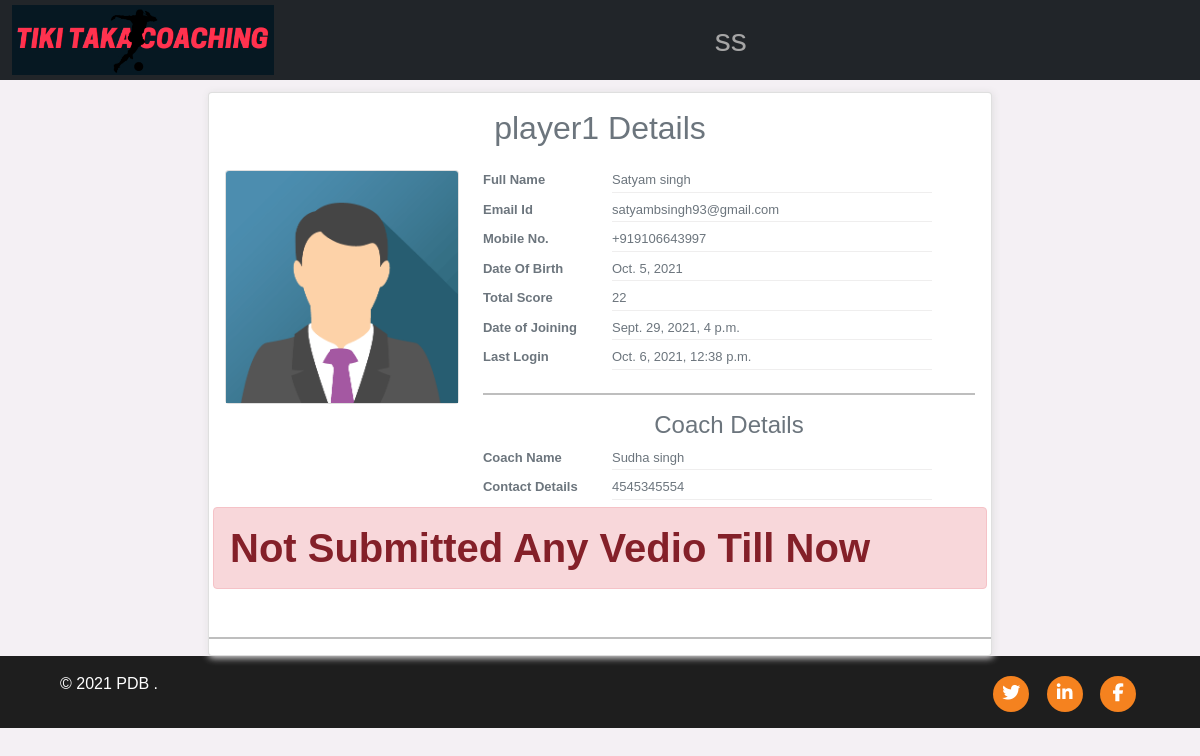
The page /player/viewprofile/16 (signed in) on the database its author committed.
### Players/models.py (models this page shows, shortened)
class User(AbstractUser):
    UserType = models.CharField(max_length=50)
    USERNAME_FIELD = 'username'
    REQUIRED_FIELDS = []
    def __str__(self):
        return f"{self.username}"

class PlayerData(models.Model):
    PlayerId = models.OneToOneField(User,on_delete=models.CASCADE,primary_key=True)
    PlayerCellNumber=models.CharField(max_length=15,blank=True)
    PlayerDob = models.DateField(null=True,blank=True)
    CoachName = models.ForeignKey('Coach.CoachData',on_delete=models.CASCADE,null=True)
    score = models.IntegerField(default=0)

### Coach/models.py (models this page shows, shortened)
class CoachData(models.Model):
    CoachId = models.OneToOneField(User,on_delete=models.CASCADE,primary_key=True)
    CoachDetails = models.CharField(max_length=200)
    CoachNumber = models.CharField(max_length=15,unique=True)

### Players/views.py (the view)
# urls.py: path('player/viewprofile/<int:pk>',ViewPlayerProfile,name='playerprofile'),
def ViewPlayerProfile(request,pk):
    player = PlayerData.objects.get(pk=pk)
    user = User.objects.get(username = player.PlayerId)
    submission = VedioSubmission.objects.filter(player__PlayerId=player.PlayerId,submit = True)
    try :
        coach = CoachData.objects.get(CoachId = player.CoachName)
    except:
        coach = None
    context ={
        'player':player,
        'user':user,
        'submission':submission,
        'coach':coach,
        'pp':0
    }
    return render(request,'player/profile.html',context);

### templates/player/profile.html (shortened to what this page needs)
{% extends 'base.html' %}
{% load static %}
{% block content %}
<div class="container-fluid">
    <div class=" col-xs-12 col-sm-12  col-md-12 offset-lg-2 col-lg-8 col-xl-8 pad_top">
        <div class="card card_box">
            <div class="card-body">
                <h4 class="card-title titlecenter fs-2">{{user.username}} Details</h4>
                <div class="row pad_top">
                    <div
                        class="col-xs-4 offset-sm-4 col-sm-4 col-md-4 offset-lg-0 col-lg-4  offset-lg-0 col-xl-4 pad_top">
                        <div class="card">
                            <div class="">
                                <p class="card-text"> <img class="card-img-top" src="{% static 'images/student.png' %}"
                                        alt="Card image"></p>
                            </div>
                        </div>
                    </div>
                    <div class="col-12 col-sm-12 col-md-12 col-lg-8 col-xl-8 pad_top">
                        <div class="row">
                            <div class="col-6 col-sm-3 col-md-3 col-lg-3 col-xl-3">
                                <p class="marbot titlesize">Full Name </p>
                            </div>
                            <div class="col-12 col-sm-8 col-md-8 col-lg-8 col-xl-8">
                                <p class="marbot borderbot">{{user.first_name}} {{user.last_name}}</p>
                            </div>
                        </div>
                        <div class="row">
                            <div class="col-12 col-sm-3 col-md-3 col-lg-3 col-xl-3">
                                <p class="marbot titlesize">Email Id </p>
                            </div>
                            <div class="col-12 col-sm-8 col-md-8 col-lg-8 col-xl-8">
                                <p class="marbot borderbot">{{user.email}}</p>
                            </div>
                        </div>
                        <div class="row">
                            <div class="col-12 col-sm-3 col-md-3 col-lg-3 col-xl-3">
                                <p class="marbot titlesize">Mobile No.</p>
                            </div>
                            <div class="col-12 col-sm-8 col-md-8 col-lg-8 col-xl-8">
                                <p class="marbot borderbot"> {% if player.PlayerCellNumber %}
                                    {{player.PlayerCellNumber}} {% else %} Details not available {% endif %}</p>
                            </div>
                        </div>
                        <div class="row">
                            <div class="col-12 col-sm-3 col-md-3 col-lg-3 col-xl-3">
                                <p class="marbot titlesize">Date Of Birth </p>
                            </div>
                            <div class="col-12 col-sm-8 col-md-8 col-lg-8 col-xl-8">
                                <p class="marbot borderbot"> {% if player.PlayerDob %} {{player.PlayerDob}} {% else %}
                                    Details not available {% endif %}</p>
                            </div>
                        </div>
                        <div class="row">
                            <div class="col-12 col-sm-3 col-md-3 col-lg-3 col-xl-3">
                                <p class="marbot titlesize">Total Score</p>
                            </div>
                            <div class="col-12 col-sm-8 col-md-8 col-lg-8 col-xl-8">
                                <p class="marbot borderbot">{{player.score}}</p>
                            </div>
                        </div>
                        <div class="row">
                            <div class="col-12 col-sm-3 col-md-3 col-lg-3 col-xl-3">
                                <p class="marbot titlesize">Date of Joining</p>
                            </div>
                            <div class="col-12 col-sm-8 col-md-8 col-lg-8 col-xl-8">
                                <p class="marbot borderbot"> {{user.date_joined}}</p>
                            </div>
                        </div>
                        <div class="row">
                            <div class="col-12 col-sm-3 col-md-3 col-lg-3 col-xl-3">
                                <p class="marbot titlesize">Last Login</p>
                            </div>
                            <div class="col-12 col-sm-8 col-md-8 col-lg-8 col-xl-8">
                                <p class="marbot borderbot"> {{user.last_login}}</p>
                            </div>
                        </div>
                        <hr>
                        {% if coach %}
                        <h4 class="card-title titlecenter">Coach Details</h4>
                        <div class="row">
                            <div class="col-12 col-sm-3 col-md-3 col-lg-3 col-xl-3">
                                <p class="marbot titlesize">Coach Name </p>
                            </div>
                            <div class="col-12 col-sm-8 col-md-8 col-lg-8 col-xl-8">
                                <p class="marbot borderbot"> {{coach.CoachId.first_name}}  {{coach.CoachId.last_name}}</p>
                            </div>
                        </div>
                        <div class="row">
                            <div class="col-12 col-sm-3 col-md-3 col-lg-3 col-xl-3">
                                <p class="marbot titlesize">Contact Details  </p>
                            </div>
                            <div class="col-12 col-sm-8 col-md-8 col-lg-8 col-xl-8">
                                <p class="marbot borderbot">{{coach.CoachNumber}}</p>
                            </div>
                        </div>
                        {% else %}
                            {% if pp %}
                            <h3 class="text-center alert alert-danger">Wait Until we assign a coach to you </h3>
                            {% endif %}
                        {% endif %}
                    </div>
                {% if submission %}
                {% if pp %}
                <h1 class="mt-2 text-center fw-bold "> Your Submissions</h1>
                {% else %}
                <h1 class="mt-2 text-center fw-bold "> Player Submissions</h1>
                {% endif %}
                        <ul class="list-group borderradius_0">
                                <li class="list-group-item">
                                    <div class="row">
                                        <div class="col-4 col-sm-4 col-md-4 col-lg-4 table_head fw-bold">
                                            <h4>Video</h4>
                                        </div>
                                        <div class="col-3 col-sm-3 col-md-3 col-lg-3 table_head">
                                            <h4>Title </h4>
                                        </div>
                                        <div class="col-3 col-sm-3 col-md-3 col-lg-3 table_head">
                                            <h4>Submit Date </h4>
                                        </div>
                                        <div class="col-2 col-sm-2 col-md-2 col-lg-2 table_head">
                                            <h4>Marks </h4>
                                        </div>
                                    </div>
                                    <hr>
                                    {% for vedio in submission %}
                                    <div class="row fw-bold fs-4">
                                        <div class="col-lg-4">
                                            <video class="embed-responsive embed-responsive-16by9" poster="{{vedio.thumbnail.url}}"
                                                id="{{content.id}}" width="300" preload="none" height="150" controls="controls">
                                                <source src="{{vedio.vedio.vedio.url}}" type="video/mp4" />
                                            </video>
                                        </div>
                                        <div class="col-lg-3">
                                            <p class="description_text">{{vedio.vedio.VedioTitle}}</p>
                                        </div>
                                        <div class="col-lg-3">
                                            <p class="description_text">{{vedio.date}} </p>
                                        </div>
                                        <div class="col-lg-2">
                                            <p class="description_text">{{vedio.marks}} </p>
                                        </div>
                                    </div>
                                    <hr>
                                    {% endfor %}
                                </li>
                            </ul>
                {% for submit in Submissions %}
                    <h1>he</h1>
                {% endfor %}
                {% else %}
                    <h1 class="alert alert-danger fw-bold">Not Submitted Any Vedio Till Now </h1>
                {% endif %}
                </div>
            </div>
            <hr>
        </div>
    </div>
</div>
{% endblock content %}

### templates/navbar.html (shortened to what this page needs)
{% load static %}
<nav class="navbar navbar-expand-md navbar-dark bg-dark">
  <div class="container-fluid">
    <a class="navbar-brand text-center fs-2 mx-auto waves-effect" href="/"><img src="{% static 'images/logo.png' %}" alt=""></a>
    <div class="collapse navbar-collapse"  id="navbarSupportedContent">
      <ul class="navbar-nav me-auto mb-2 mb-lg-0 mx-auto" >
        {% if request.user.is_authenticated %}
        <li class="nav-item dropdown ">
            <a class="nav-link dropdown-toggle fs-2" href="#" id="navbarDropdown" role="button" data-bs-toggle="dropdown" aria-expanded="false">
                {{request.user}}
            </a>
            </li>
        {% endif %}
    </ul>
    </div>
  </div>
</nav>

### static/css/mystyle.css (style rules this page uses)
* { margin:0px; padding:0px; }
body { font-family: 'Source Sans Pro', sans-serif; font-weight:normal; color:#6c757d; }
.navbar { padding: 0; }
.navbar-brand img { height: 70px; width: auto; display: block; -webkit-transition : all 0.3s ease-out; transition : all 0.3s ease-out; }
.nav-link { color:#a5a5a5 !important; font-weight: 500; transition: all 200ms linear; }
.nav-link { position: relative; padding: 5px 0 !important; display: inline-block; }
.nav-item:after { position: absolute; bottom: -5px; left: 0; width: 100%; height: 2px; content: ''; background-color: #ace60d !important; opacity: 0; transition: all 200ms linear; }
.nav-item { position: relative; transition: all 200ms linear; }
.dropdown-toggle::after { display: none; }

### rows shown on the page
User: user "ss"
User: username "player1", first_name "Satyam", last_name "singh", email "satyambsingh93@gmail.com", date_joined "Sept. 29, 2021, 4 p.m.", last_login "Oct. 6, 2021, 12:38 p.m."
PlayerData: PlayerCellNumber "+919106643997", PlayerDob "Oct. 5, 2021", score "22"
CoachData: CoachId.first_name "Sudha", CoachId.last_name "singh", CoachNumber "4545345554"
